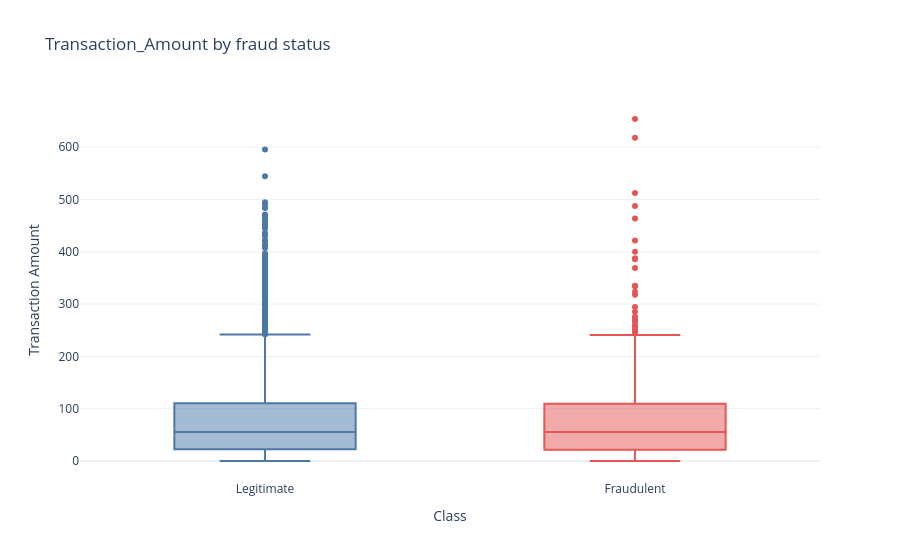
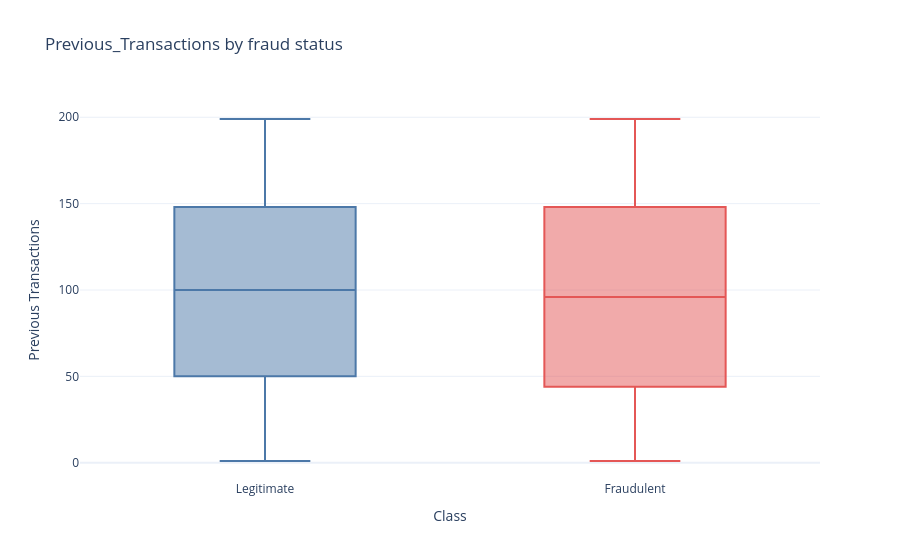
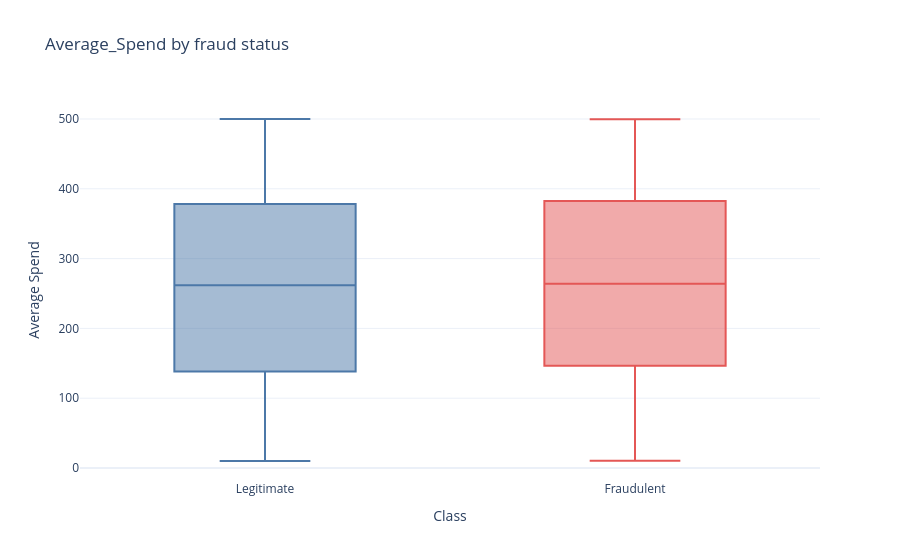
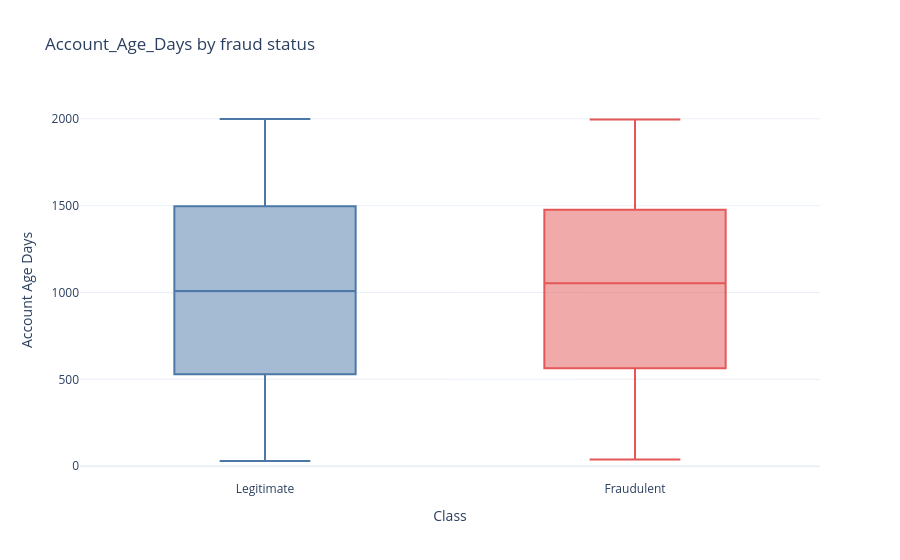

The notebook cell these images were saved under, in order:
### Markdown cell above
## 3. Numerical feature analysis

Features: `Transaction_Amount`, `Previous_Transactions`, `Average_Spend`, `Account_Age_Days`.

Extreme values are retained. Fraud can occur in the tail, so outliers are not removed.

### Code cell
num_table = numeric_by_target(df)
display(num_table)

eda_df = add_temporary_eda_features(df)
print("Temporary columns exist only on the copy:", [c for c in eda_df.columns if c not in df.columns])
print("Original frame columns unchanged:", list(df.columns)[:5], "...")

for column in ["Transaction_Amount", "Previous_Transactions", "Average_Spend", "Account_Age_Days"]:
    fig = px.box(
        eda_df.assign(class_label=eda_df["Fraudulent"].map({0: "Legitimate", 1: "Fraudulent"})),
        x="class_label",
        y=column,
        color="class_label",
        title=f"{column} by fraud status",
        labels={"class_label": "Class", column: column.replace("_", " ")},
        color_discrete_map={"Legitimate": "#4C78A8", "Fraudulent": "#E45756"},
        points="outliers",
    )
    fig.update_layout(showlegend=False)
    display(fig)

### Figure 1 — Plotly figure (JSON) as saved in the notebook; plotly's stock layout.template omitted (floating-point values rounded to 4 significant figures; data arrays with more than 128 entries replaced by an {"elided": "..."} marker saying what was removed)
{"data": [{"alignmentgroup": "True", "boxpoints": "outliers", "hovertemplate": "Class=%{x}<br>Transaction Amount=%{y}<extra></extra>", "legendgroup": "Legitimate", "marker": {"color": "#4C78A8"}, "name": "Legitimate", "notched": false, "offsetgroup": "Legitimate", "orientation": "v", "showlegend": true, "type": "box", "x": {"elided": "4518 str values"}, "x0": " ", "xaxis": "x", "y": {"elided": "4518 float values"}, "y0": " ", "yaxis": "y"}, {"alignmentgroup": "True", "boxpoints": "outliers", "hovertemplate": "Class=%{x}<br>Transaction Amount=%{y}<extra></extra>", "legendgroup": "Fraudulent", "marker": {"color": "#E45756"}, "name": "Fraudulent", "notched": false, "offsetgroup": "Fraudulent", "orientation": "v", "showlegend": true, "type": "box", "x": {"elided": "482 str values"}, "x0": " ", "xaxis": "x", "y": {"elided": "482 float values"}, "y0": " ", "yaxis": "y"}], "layout": {"boxmode": "overlay", "legend": {"title": {"text": "Class"}, "tracegroupgap": 0}, "showlegend": false, "title": {"text": "Transaction_Amount by fraud status"}, "xaxis": {"anchor": "y", "categoryarray": ["Legitimate", "Fraudulent"], "categoryorder": "array", "domain": [0.0, 1.0], "title": {"text": "Class"}}, "yaxis": {"anchor": "x", "domain": [0.0, 1.0], "title": {"text": "Transaction Amount"}}}}

### Figure 2 — Plotly figure (JSON) as saved in the notebook; plotly's stock layout.template omitted (floating-point values rounded to 4 significant figures; data arrays with more than 128 entries replaced by an {"elided": "..."} marker saying what was removed)
{"data": [{"alignmentgroup": "True", "boxpoints": "outliers", "hovertemplate": "Class=%{x}<br>Previous Transactions=%{y}<extra></extra>", "legendgroup": "Legitimate", "marker": {"color": "#4C78A8"}, "name": "Legitimate", "notched": false, "offsetgroup": "Legitimate", "orientation": "v", "showlegend": true, "type": "box", "x": {"elided": "4518 str values"}, "x0": " ", "xaxis": "x", "y": {"elided": "4518 int values"}, "y0": " ", "yaxis": "y"}, {"alignmentgroup": "True", "boxpoints": "outliers", "hovertemplate": "Class=%{x}<br>Previous Transactions=%{y}<extra></extra>", "legendgroup": "Fraudulent", "marker": {"color": "#E45756"}, "name": "Fraudulent", "notched": false, "offsetgroup": "Fraudulent", "orientation": "v", "showlegend": true, "type": "box", "x": {"elided": "482 str values"}, "x0": " ", "xaxis": "x", "y": {"elided": "482 int values"}, "y0": " ", "yaxis": "y"}], "layout": {"boxmode": "overlay", "legend": {"title": {"text": "Class"}, "tracegroupgap": 0}, "showlegend": false, "title": {"text": "Previous_Transactions by fraud status"}, "xaxis": {"anchor": "y", "categoryarray": ["Legitimate", "Fraudulent"], "categoryorder": "array", "domain": [0.0, 1.0], "title": {"text": "Class"}}, "yaxis": {"anchor": "x", "domain": [0.0, 1.0], "title": {"text": "Previous Transactions"}}}}

### Figure 3 — Plotly figure (JSON) as saved in the notebook; plotly's stock layout.template omitted (floating-point values rounded to 4 significant figures; data arrays with more than 128 entries replaced by an {"elided": "..."} marker saying what was removed)
{"data": [{"alignmentgroup": "True", "boxpoints": "outliers", "hovertemplate": "Class=%{x}<br>Average Spend=%{y}<extra></extra>", "legendgroup": "Legitimate", "marker": {"color": "#4C78A8"}, "name": "Legitimate", "notched": false, "offsetgroup": "Legitimate", "orientation": "v", "showlegend": true, "type": "box", "x": {"elided": "4518 str values"}, "x0": " ", "xaxis": "x", "y": {"elided": "4518 float values"}, "y0": " ", "yaxis": "y"}, {"alignmentgroup": "True", "boxpoints": "outliers", "hovertemplate": "Class=%{x}<br>Average Spend=%{y}<extra></extra>", "legendgroup": "Fraudulent", "marker": {"color": "#E45756"}, "name": "Fraudulent", "notched": false, "offsetgroup": "Fraudulent", "orientation": "v", "showlegend": true, "type": "box", "x": {"elided": "482 str values"}, "x0": " ", "xaxis": "x", "y": {"elided": "482 float values"}, "y0": " ", "yaxis": "y"}], "layout": {"boxmode": "overlay", "legend": {"title": {"text": "Class"}, "tracegroupgap": 0}, "showlegend": false, "title": {"text": "Average_Spend by fraud status"}, "xaxis": {"anchor": "y", "categoryarray": ["Legitimate", "Fraudulent"], "categoryorder": "array", "domain": [0.0, 1.0], "title": {"text": "Class"}}, "yaxis": {"anchor": "x", "domain": [0.0, 1.0], "title": {"text": "Average Spend"}}}}

### Figure 4 — Plotly figure (JSON) as saved in the notebook; plotly's stock layout.template omitted (floating-point values rounded to 4 significant figures; data arrays with more than 128 entries replaced by an {"elided": "..."} marker saying what was removed)
{"data": [{"alignmentgroup": "True", "boxpoints": "outliers", "hovertemplate": "Class=%{x}<br>Account Age Days=%{y}<extra></extra>", "legendgroup": "Legitimate", "marker": {"color": "#4C78A8"}, "name": "Legitimate", "notched": false, "offsetgroup": "Legitimate", "orientation": "v", "showlegend": true, "type": "box", "x": {"elided": "4518 str values"}, "x0": " ", "xaxis": "x", "y": {"elided": "4518 int values"}, "y0": " ", "yaxis": "y"}, {"alignmentgroup": "True", "boxpoints": "outliers", "hovertemplate": "Class=%{x}<br>Account Age Days=%{y}<extra></extra>", "legendgroup": "Fraudulent", "marker": {"color": "#E45756"}, "name": "Fraudulent", "notched": false, "offsetgroup": "Fraudulent", "orientation": "v", "showlegend": true, "type": "box", "x": {"elided": "482 str values"}, "x0": " ", "xaxis": "x", "y": {"elided": "482 int values"}, "y0": " ", "yaxis": "y"}], "layout": {"boxmode": "overlay", "legend": {"title": {"text": "Class"}, "tracegroupgap": 0}, "showlegend": false, "title": {"text": "Account_Age_Days by fraud status"}, "xaxis": {"anchor": "y", "categoryarray": ["Legitimate", "Fraudulent"], "categoryorder": "array", "domain": [0.0, 1.0], "title": {"text": "Class"}}, "yaxis": {"anchor": "x", "domain": [0.0, 1.0], "title": {"text": "Account Age Days"}}}}
